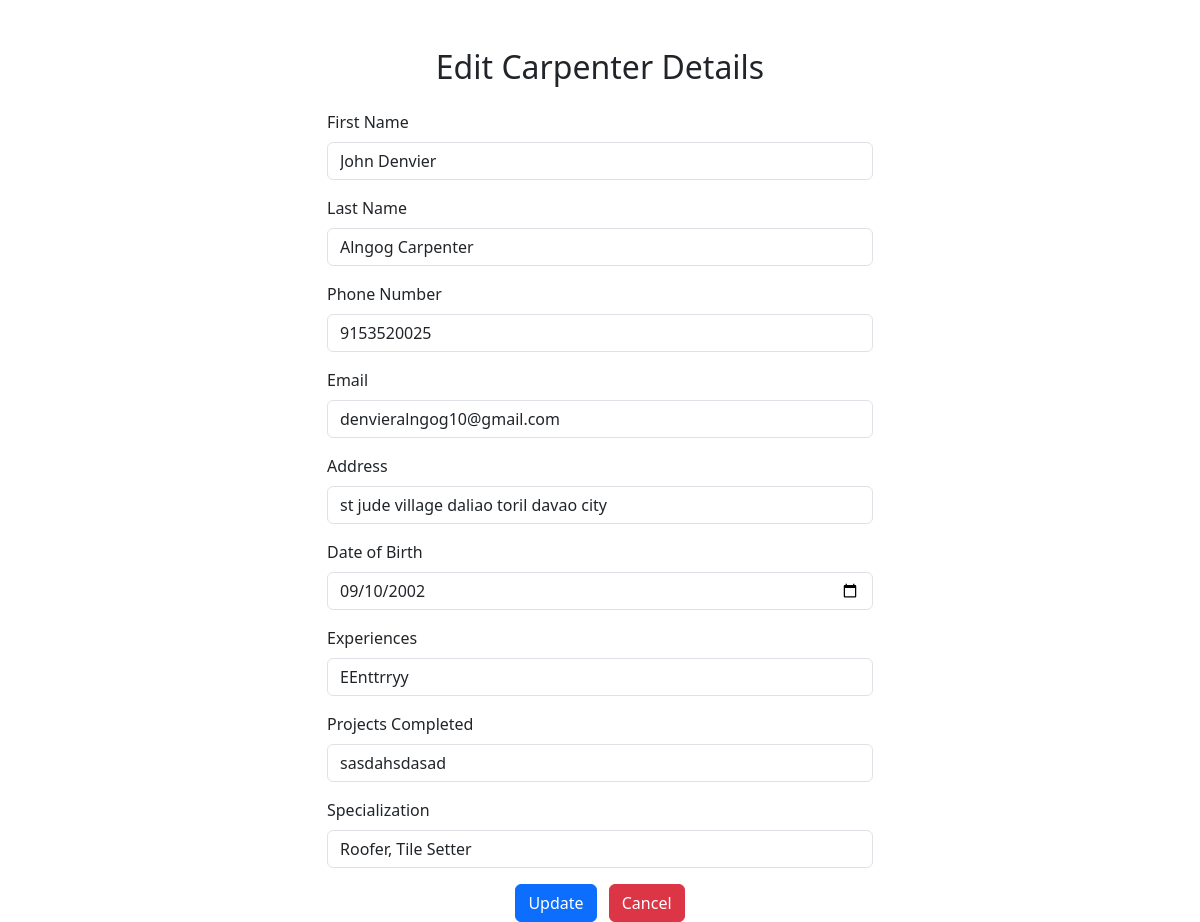
Screenshot of /edit_carpenter.php?id=1 (signed in) with the database file from the repository.
### tables this page shows
CREATE TABLE `carpenters` (
  `Carpenter_ID` int(11) NOT NULL,
  `First_Name` varchar(255) NOT NULL,
  `Last_Name` varchar(255) NOT NULL,
  `Phone_Number` bigint(11) NOT NULL,
  `Email` varchar(255) NOT NULL,
  `Address` varchar(255) NOT NULL,
  `Date_Of_Birth` date NOT NULL,
  `Experiences` varchar(255) NOT NULL,
  `Project_Completed` varchar(255) NOT NULL,
  `username` varchar(255) NOT NULL,
  `password` varchar(255) NOT NULL,
  `specialization` varchar(255) NOT NULL,
  `Photo` mediumblob NOT NULL
);

### edit_carpenter.php (the view, shortened to what this page needs)
<?php
include 'config.php';
if (isset($_GET['id'])) {
    $carpenter_id = $_GET['id'];
    $sql = "SELECT * FROM carpenters WHERE Carpenter_ID = ?";
    $stmt = $conn->prepare($sql);
    $stmt->bind_param("i", $carpenter_id);
    $stmt->execute();
    $result = $stmt->get_result();
    $carpenter = $result->fetch_assoc();
} else {
    die("Carpenter ID not specified.");
}
?>
<!DOCTYPE html>
<html lang="en">
<head>
    <link href="https://cdn.jsdelivr.net/npm/bootstrap@5.3.0-alpha1/dist/css/bootstrap.min.css" rel="stylesheet">
</head>
<body>
    <div class="container mt-5">
        <div class="row justify-content-center">
            <div class="col-md-6">
                <h2 class="text-center mb-4">Edit Carpenter Details</h2>
                <form method="POST">
                    <div class="mb-3">
                        <label for="firstname" class="form-label">First Name</label>
                        <input type="text" class="form-control" id="firstname" name="firstname" value="<?php echo $carpenter['First_Name']; ?>" required>
                    </div>
                    <div class="mb-3">
                        <label for="lastname" class="form-label">Last Name</label>
                        <input type="text" class="form-control" id="lastname" name="lastname" value="<?php echo $carpenter['Last_Name']; ?>" required>
                    </div>
                    <div class="mb-3">
                        <label for="phone" class="form-label">Phone Number</label>
                        <input type="text" class="form-control" id="phone" name="phone" value="<?php echo $carpenter['Phone_Number']; ?>" required>
                    </div>
                    <div class="mb-3">
                        <label for="email" class="form-label">Email</label>
                        <input type="email" class="form-control" id="email" name="email" value="<?php echo $carpenter['Email']; ?>" required>
                    </div>
                    <div class="mb-3">
                        <label for="address" class="form-label">Address</label>
                        <input type="text" class="form-control" id="address" name="address" value="<?php echo $carpenter['Address']; ?>" required>
                    </div>
                    <div class="mb-3">
                        <label for="dob" class="form-label">Date of Birth</label>
                        <input type="date" class="form-control" id="dob" name="dob" value="<?php echo $carpenter['Date_Of_Birth']; ?>" required>
                    </div>
                    <div class="mb-3">
                        <label for="experiences" class="form-label">Experiences</label>
                        <input type="text" class="form-control" id="experiences" name="experiences" value="<?php echo $carpenter['Experiences']; ?>" required>
                    </div>
                    <div class="mb-3">
                        <label for="projects" class="form-label">Projects Completed</label>
                        <input type="text" class="form-control" id="projects" name="projects" value="<?php echo $carpenter['Project_Completed']; ?>" required>
                    </div>
                    <div class="mb-3">
                        <label for="specialization" class="form-label">Specialization</label>
                        <input type="text" class="form-control" id="specialization" name="specialization" value="<?php echo $carpenter['specialization']; ?>" required>
                    </div>
                    <div class="text-center">
                        <button type="submit" class="btn btn-primary">Update</button>
                        <a href="manage_users.php" class="btn btn-danger ms-2">Cancel</a>
                    </div>
                </form>
            </div>
        </div>
    </div>
</body>
</html>

### rows the page displays
carpenters: firstname "John Denvier", lastname "Alngog Carpenter", phone "9153520025", email "denvieralngog10@gmail.com", address "st jude village daliao toril davao city", dob "09/10/2002", experiences "EEnttrryy", projects "sasdahsdasad", specialization "Roofer, Tile Setter"
